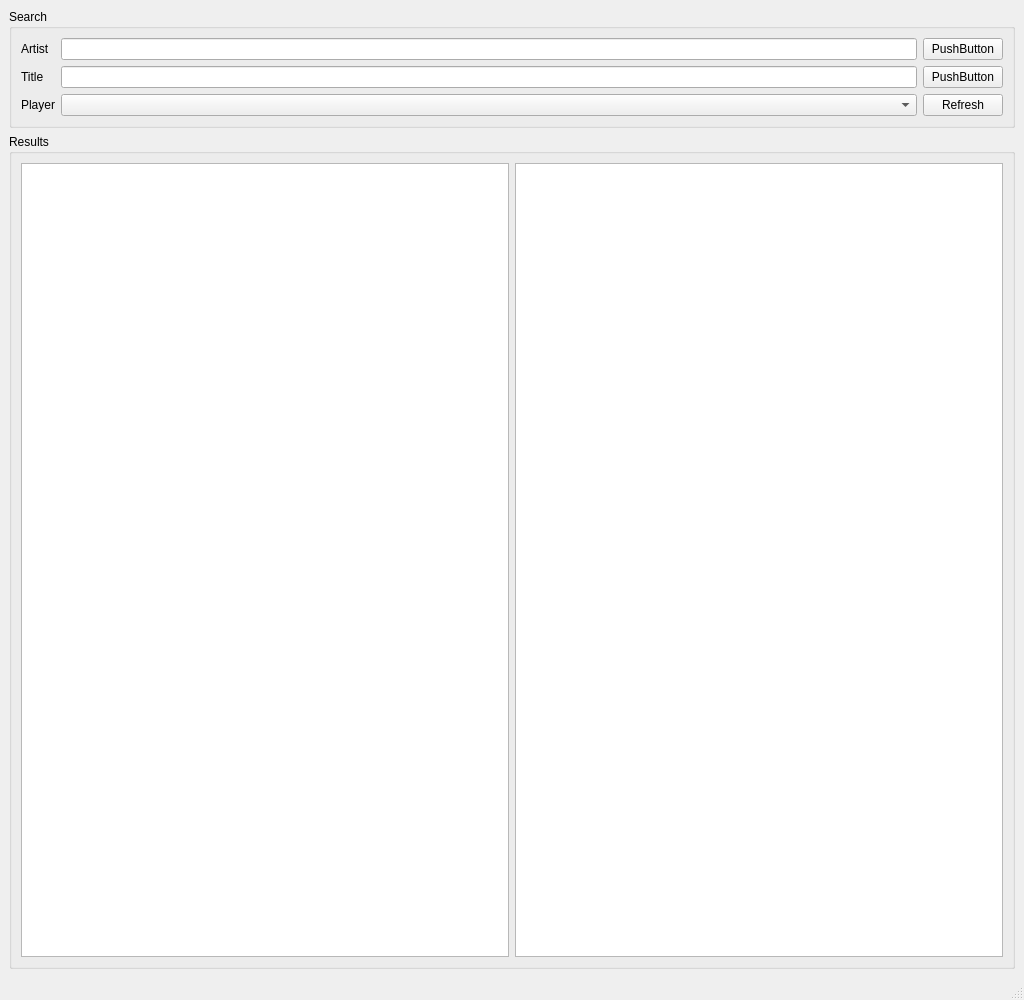
<?xml version="1.0" encoding="UTF-8"?>
<ui version="4.0">
 <class>MainWindow</class>
 <widget class="QMainWindow" name="MainWindow">
  <property name="geometry">
   <rect>
    <x>0</x>
    <y>0</y>
    <width>1024</width>
    <height>1000</height>
   </rect>
  </property>
  <property name="windowTitle">
   <string>Prismriver Lyrics</string>
  </property>
  <widget class="QWidget" name="centralwidget">
   <layout class="QVBoxLayout" name="verticalLayout">
    <item>
     <widget class="QGroupBox" name="box_search">
      <property name="title">
       <string>Search</string>
      </property>
      <layout class="QGridLayout" name="gridLayout">
       <item row="0" column="0">
        <widget class="QLabel" name="label_artist">
         <property name="text">
          <string>Artist</string>
         </property>
        </widget>
       </item>
       <item row="0" column="1">
        <widget class="QLineEdit" name="edit_artist"/>
       </item>
       <item row="0" column="2">
        <widget class="QPushButton" name="btn_search">
         <property name="text">
          <string>PushButton</string>
         </property>
         <property name="autoDefault">
          <bool>true</bool>
         </property>
        </widget>
       </item>
       <item row="1" column="0">
        <widget class="QLabel" name="label_title">
         <property name="text">
          <string>Title</string>
         </property>
        </widget>
       </item>
       <item row="1" column="1">
        <widget class="QLineEdit" name="edit_title"/>
       </item>
       <item row="2" column="0">
        <widget class="QLabel" name="label_player">
         <property name="text">
          <string>Player</string>
         </property>
        </widget>
       </item>
       <item row="2" column="1">
        <widget class="QComboBox" name="edit_player"/>
       </item>
       <item row="2" column="2">
        <widget class="QPushButton" name="btn_refresh">
         <property name="text">
          <string>Refresh</string>
         </property>
         <property name="autoDefault">
          <bool>true</bool>
         </property>
        </widget>
       </item>
       <item row="1" column="2">
        <widget class="QPushButton" name="btn_connect">
         <property name="text">
          <string>PushButton</string>
         </property>
         <property name="autoDefault">
          <bool>true</bool>
         </property>
        </widget>
       </item>
      </layout>
     </widget>
    </item>
    <item>
     <widget class="QGroupBox" name="box_results">
      <property name="title">
       <string>Results</string>
      </property>
      <layout class="QHBoxLayout" name="horizontalLayout">
       <item>
        <widget class="QTableView" name="lyrics_table_view"/>
       </item>
       <item>
        <widget class="QTextEdit" name="edit_lyrics">
         <property name="readOnly">
          <bool>true</bool>
         </property>
        </widget>
       </item>
      </layout>
     </widget>
    </item>
   </layout>
  </widget>
  <widget class="QStatusBar" name="statusbar"/>
 </widget>
 <tabstops>
  <tabstop>edit_artist</tabstop>
  <tabstop>edit_title</tabstop>
  <tabstop>edit_player</tabstop>
  <tabstop>btn_search</tabstop>
  <tabstop>btn_connect</tabstop>
  <tabstop>btn_refresh</tabstop>
  <tabstop>lyrics_table_view</tabstop>
  <tabstop>edit_lyrics</tabstop>
 </tabstops>
 <resources/>
 <connections/>
</ui>
